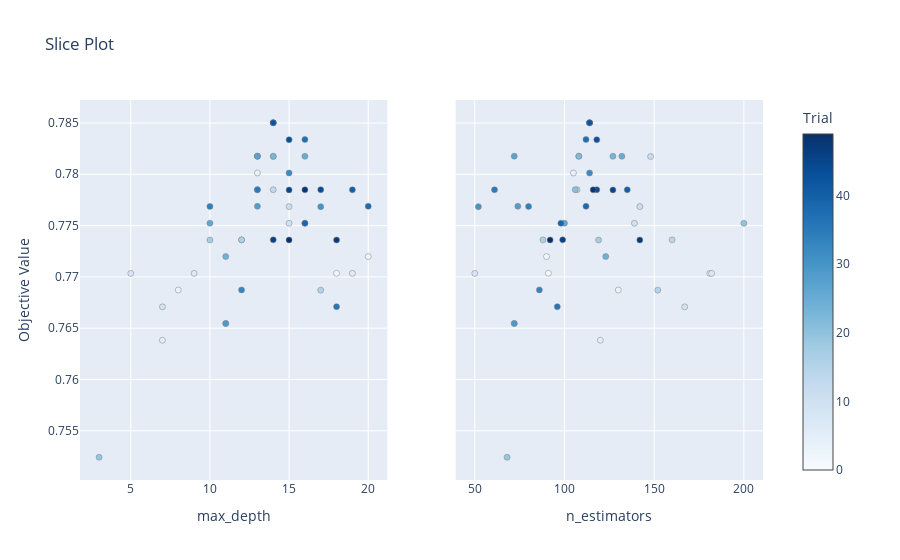

Notebook code cell kept with this figure:
### Code cell
plot_slice(study).show()

### Figure 1 — Plotly figure (JSON) as saved in the notebook; plotly's stock layout.template omitted (floating-point values rounded to 4 significant figures)
{"data": [{"marker": {"color": [0, 1, 2, 3, 4, 5, 6, 7, 8, 9, 10, 11, 12, 13, 14, 15, 16, 17, 18, 19, 20, 21, 22, 23, 24, 25, 26, 27, 28, 29, 30, 31, 32, 33, 34, 35, 36, 37, 38, 39, 40, 41, 42, 43, 44, 45, 46, 47, 48, 49], "colorbar": {"title": {"text": "Trial"}, "x": 1, "xpad": 40}, "colorscale": [[0, "rgb(247,251,255)"], [0.125, "rgb(222,235,247)"], [0.25, "rgb(198,219,239)"], [0.375, "rgb(158,202,225)"], [0.5, "rgb(107,174,214)"], [0.625, "rgb(66,146,198)"], [0.75, "rgb(33,113,181)"], [0.875, "rgb(8,81,156)"], [1, "rgb(8,48,107)"]], "line": {"color": "Grey", "width": 0.5}, "showscale": true}, "mode": "markers", "name": "Feasible Trial", "showlegend": false, "type": "scatter", "x": [11, 18, 20, 8, 13, 7, 19, 9, 5, 7, 15, 15, 14, 14, 12, 17, 12, 10, 13, 3, 16, 13, 13, 14, 11, 16, 10, 13, 13, 11, 17, 14, 15, 12, 10, 13, 18, 16, 20, 16, 19, 14, 14, 15, 17, 15, 14, 18, 16, 15], "xaxis": "x", "y": [0.7655, 0.7703, 0.772, 0.7687, 0.7801, 0.7638, 0.7703, 0.7703, 0.7703, 0.7671, 0.7752, 0.7769, 0.7817, 0.7785, 0.7736, 0.7687, 0.7736, 0.7736, 0.7818, 0.7524, 0.7752, 0.7785, 0.7818, 0.7818, 0.772, 0.7818, 0.7752, 0.7818, 0.7769, 0.7655, 0.7768, 0.785, 0.7801, 0.7687, 0.7769, 0.7785, 0.7671, 0.7834, 0.7769, 0.7752, 0.7785, 0.785, 0.785, 0.7834, 0.7785, 0.7785, 0.7736, 0.7736, 0.7785, 0.7736], "yaxis": "y"}, {"marker": {"color": [0, 1, 2, 3, 4, 5, 6, 7, 8, 9, 10, 11, 12, 13, 14, 15, 16, 17, 18, 19, 20, 21, 22, 23, 24, 25, 26, 27, 28, 29, 30, 31, 32, 33, 34, 35, 36, 37, 38, 39, 40, 41, 42, 43, 44, 45, 46, 47, 48, 49], "colorbar": {"title": {"text": "Trial"}, "x": 1, "xpad": 40}, "colorscale": [[0, "rgb(247,251,255)"], [0.125, "rgb(222,235,247)"], [0.25, "rgb(198,219,239)"], [0.375, "rgb(158,202,225)"], [0.5, "rgb(107,174,214)"], [0.625, "rgb(66,146,198)"], [0.75, "rgb(33,113,181)"], [0.875, "rgb(8,81,156)"], [1, "rgb(8,48,107)"]], "line": {"color": "Grey", "width": 0.5}, "showscale": false}, "mode": "markers", "name": "Feasible Trial", "showlegend": false, "type": "scatter", "x": [72, 91, 90, 130, 105, 120, 181, 182, 50, 167, 139, 142, 148, 107, 160, 152, 88, 119, 108, 68, 200, 106, 108, 127, 123, 132, 100, 72, 74, 72, 52, 114, 114, 86, 80, 61, 96, 112, 112, 98, 135, 114, 114, 118, 118, 127, 99, 142, 116, 92], "xaxis": "x2", "y": [0.7655, 0.7703, 0.772, 0.7687, 0.7801, 0.7638, 0.7703, 0.7703, 0.7703, 0.7671, 0.7752, 0.7769, 0.7817, 0.7785, 0.7736, 0.7687, 0.7736, 0.7736, 0.7818, 0.7524, 0.7752, 0.7785, 0.7818, 0.7818, 0.772, 0.7818, 0.7752, 0.7818, 0.7769, 0.7655, 0.7768, 0.785, 0.7801, 0.7687, 0.7769, 0.7785, 0.7671, 0.7834, 0.7769, 0.7752, 0.7785, 0.785, 0.785, 0.7834, 0.7785, 0.7785, 0.7736, 0.7736, 0.7785, 0.7736], "yaxis": "y2"}], "layout": {"title": {"text": "Slice Plot"}, "xaxis": {"anchor": "y", "domain": [0, 0.45], "title": {"text": "max_depth"}}, "xaxis2": {"anchor": "y2", "domain": [0.55, 1], "title": {"text": "n_estimators"}}, "yaxis": {"anchor": "x", "domain": [0, 1], "title": {"text": "Objective Value"}}, "yaxis2": {"anchor": "x2", "domain": [0, 1], "matches": "y", "showticklabels": false}}}
